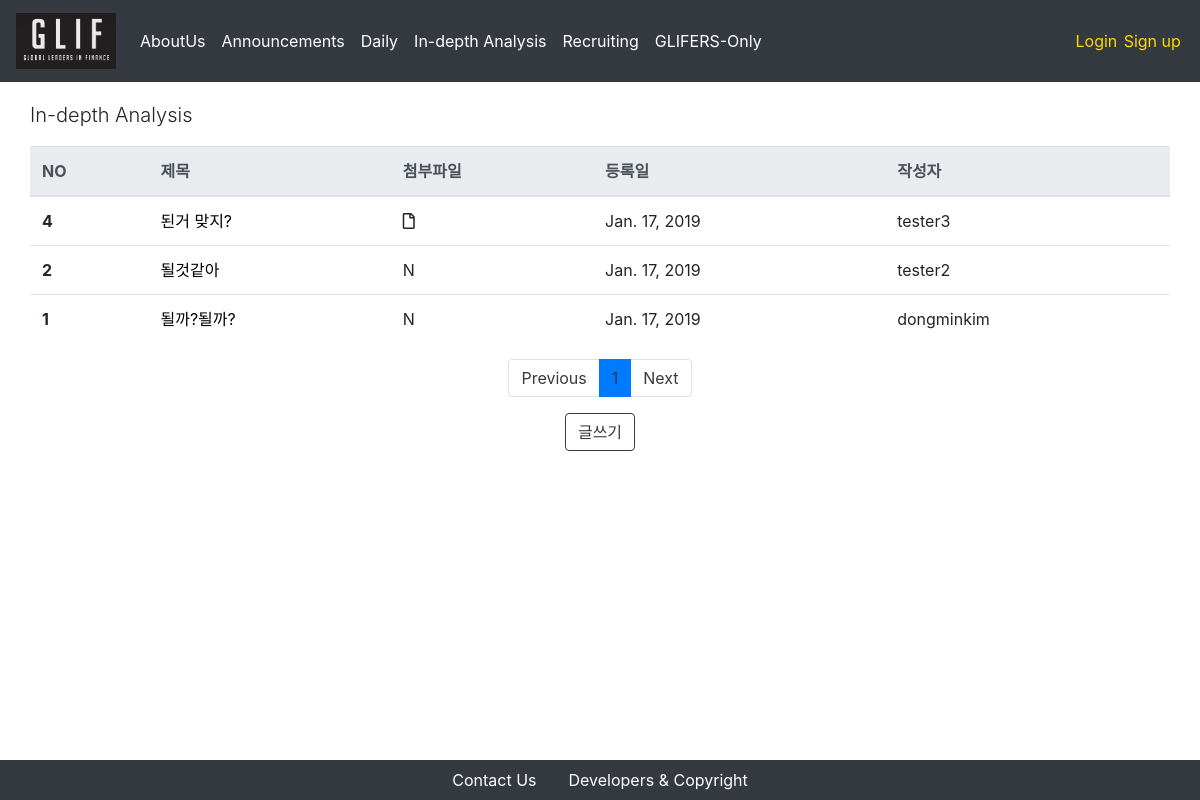
/indepthanalysis/, run on the app's committed database.
### indepthanalysis/models.py (models this page shows, shortened)
class Post(models.Model):
    title = models.CharField(max_length = 250)
    attached_file = models.FileField(upload_to = 'indepth_attached_files/%Y/%m/%d/', blank = True, null = True)
    written_date = models.DateField(auto_now = True)
    writer = models.ForeignKey(CustomUser, on_delete = models.CASCADE, related_name = "indepth_writer")
    content = models.TextField(max_length= 5000)

### users/models.py (models this page shows)
class CustomUser(AbstractUser):
    is_glifer = models.BooleanField(default=False)
    is_applicant = models.BooleanField(default=False)
    def __str__(self):
        return self.username

### indepthanalysis/views.py (the view)
# urls.py: path('', PostListView.as_view(), name='announcement-index'),
class PostListView(ListView):
    model = Post
    template_name = 'indepth/index.html'
    context_object_name = "posts"
    paginate_by = 5
    block_size = 5 # 하단의 페이지 목록 수
    def get_queryset(self):
        order_by_recent_time = Post.objects.all().order_by("-pk")
        return order_by_recent_time
    def get_context_data(self, **kwargs):
        context = super(PostListView, self).get_context_data(**kwargs)
        block_size = 5 # 하단의 페이지 목록 수
        start_index = int((context['page_obj'].number - 1) / self.block_size) * self.block_size
        end_index = min(start_index + self.block_size, len(context['paginator'].page_range))
        context['page_range'] = context['paginator'].page_range[start_index:end_index]
        return context

### indepthanalysis/templates/indepth/index.html
{% extends 'setups/base.html' %}
{% block body %}
<div class = "container">
    <div class = "row">
        <p class = "lead">In-depth Analysis</p>
        <table class="table">
            <thead class="thead-light">
                <tr>
                    <th scope="col">NO</th>
                    <th scope="col">제목</th>
                    <th scope="col">첨부파일</th>
                    <th scope="col">등록일</th>
                    <th scope="col">작성자</th>
                </tr>
            </thead>
            <tbody>
                {% for post in posts %}
                    <tr>
                        <th scope="row">{{ post.id }}</th>
                        <td>
                            <a href="/indepthanalysis/{{post.pk}}" style = "color:black"> {{ post.title }} </a>
                        </td>
                        {% if post.attached_file != '' %}
                            <td><i class="far fa-file"></i></td>
                        {% else %}
                            <td>N</td>
                        {% endif %}
                        <td>{{ post.written_date }}</td>
                        <td>{{ post.writer }}</td>
                    </tr>
                {% endfor %}
            </tbody>
        </table>
    </div>
    <nav aria-label="Page navigation">
        <ul class="pagination justify-content-center">
            {% if page_obj.has_previous %}
            <li class = "page-item">
                <a class = "page-link" href="?page={{ page_obj.previous_page_number }}" aria-label="Previous">
                Previous
                </a>
            </li>
            {% else %}
            <li class="page-item"><a class="page-link" href="#" tabindex="-1" aria-disabled="true">Previous</a></li>
            {% endif %}
            {% for i in page_range %}
            {% if page_obj.number == i %}
                <li class = "active page-item"><a class="page-link" href="#">{{i}}</a></li>
            {% else %}
                <li class = "page-item"><a class = "page-link" href="?page={{ i }}">{{ i }}</a></li>
            {% endif %}
            {% endfor %}
            {% if page_obj.has_next %}
            <li class = "page-item">
                <a class = "page-link" href="?page={{ page_obj.next_page_number }}" aria-label="Next">
                    Next
                </a>
            </li>
            {% else %}
            <li class="page-item">
                <a class="page-link" href="#">Next</a>
            </li>
            {% endif %}
        </ul>
    </nav>
    <div class = "row align-items-center justify-content-center">
        <button type="button" class="btn btn-outline-dark" onclick="location.href = '/indepthanalysis/new'">글쓰기</button>
    </div>
</div>
{% endblock %}

### setups/static/setups/css/index.css (style rules this page uses)
.container { margin-top: 100px; margin-bottom: 100px; }
.btn { margin-left: 0.1em; margin-right: 0.1em; }
a.page-link { color: #343a40!important; }
.page-item.active { background-color: gold; }

### setups/static/setups/css/navbar.css (style rules this page uses)
a { color: white; }

### data on the page
Post: id "4", title "된거 맞지?", written_date "Jan. 17, 2019", writer "tester3"
Post: id "2", title "될것같아", attached_file "N", written_date "Jan. 17, 2019", writer "tester2"
Post: id "1", title "될까?될까?", attached_file "N", written_date "Jan. 17, 2019", writer "dongminkim"

### other printed values
{{ i }} "1"
